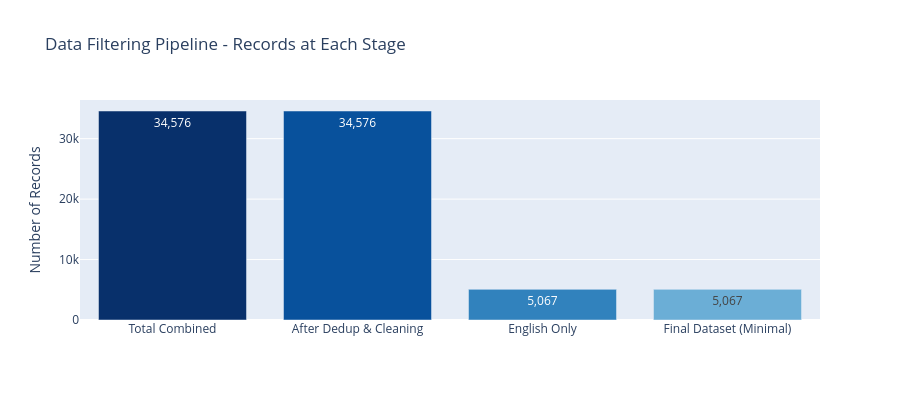

The notebook cell saved with this chart:
### Code cell
# =============================================================================
# EDA: Filtering Pipeline - Records at Each Stage
# =============================================================================

import plotly.graph_objects as go

# Calculate records at each filtering stage
total_master = len(master_df)
en_records = len(english_df) if 'english_df' in dir() else 0
en_minimal = len(english_dataset_minimal) if 'english_dataset_minimal' in dir() else 0

stages = {
    'Total\nCombined': total_master,
    'After Dedup\n& Cleaning': total_master,
    'English\nOnly': en_records,
    'Final Dataset\n(Minimal)': en_minimal
}

# Create waterfall effect visualization
fig = go.Figure(data=[go.Bar(
    x=list(stages.keys()),
    y=list(stages.values()),
    text=[f'{v:,}' for v in stages.values()],
    textposition='auto',
    marker=dict(color=['#08306b', '#08519c', '#3182bd', '#6baed6'])
)])

fig.update_layout(
    title='Data Filtering Pipeline - Records at Each Stage',
    yaxis_title='Number of Records',
    height=400,
    showlegend=False,
    hovermode='x unified'
)

fig.show()

print(f"Filtering efficiency: {en_records}/{total_master} ({100*en_records/total_master:.2f}%) records retained as English")

### Figure 1 — Plotly figure (JSON) as saved in the notebook; plotly's stock layout.template omitted (floating-point values rounded to 4 significant figures)
{"data": [{"marker": {"color": ["#08306b", "#08519c", "#3182bd", "#6baed6"]}, "text": ["34,576", "34,576", "5,067", "5,067"], "textposition": "auto", "type": "bar", "x": ["Total\nCombined", "After Dedup\n& Cleaning", "English\nOnly", "Final Dataset\n(Minimal)"], "y": [34576, 34576, 5067, 5067]}], "layout": {"height": 400, "hovermode": "x unified", "showlegend": false, "title": {"text": "Data Filtering Pipeline - Records at Each Stage"}, "yaxis": {"title": {"text": "Number of Records"}}}}
